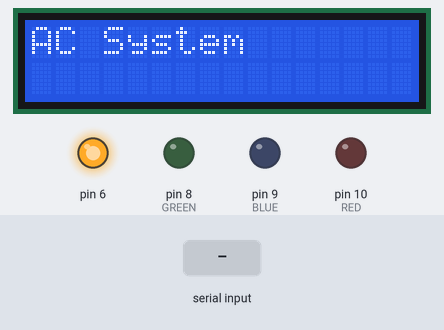
Bench run of a sketch on a simulated Arduino Uno, built with avr-gcc and run on an emulated ATmega328P. Shown: 16×2 character LCD, output pins drawn as LEDs (lit = HIGH). The test bench sets the inputs (shaded band).

Above: at 1.2 s.
1.3 s: "T" received over Serial
At 2.0 s:
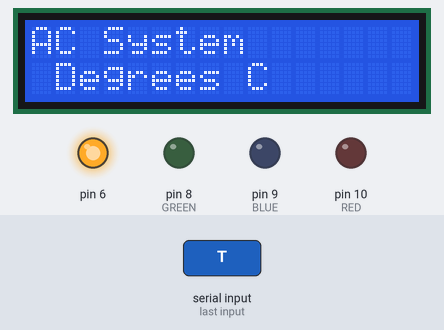
Timing chart, 0 to 4.3 s (numbered marks = the images above; inputs shaded):
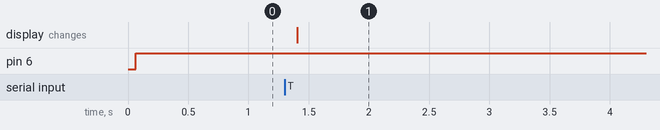

The sketch:

LCDTest.ino
```cpp
/*
  The circuit:
 * LCD RS pin to digital pin 12
 * LCD Enable pin to digital pin 11
 * LCD D4 pin to digital pin 5
 * LCD D5 pin to digital pin 4
 * LCD D6 pin to digital pin 3
 * LCD D7 pin to digital pin 2
 * LCD R/W pin to ground
 * LCD VSS pin to ground
 * LCD VCC pin to 5V
 * 10K resistor:
 * ends to +5V and ground
 * wiper to LCD VO pin (pin 3)
*/

// include the LCD library code:
#include <LiquidCrystal.h>
#include <string.h>

#define GREEN 8
#define BLUE 9
#define RED 10

// initialize the library with the numbers of the interface pins
LiquidCrystal lcd(12, 11, 5, 4, 3, 2);

char inData[20]; // Allocate some space for the string
char inChar; // Where to store the character read
byte index = 0; // Index into array; where to store the character

void setup() {
  // set up the LCD's number of columns and rows:
  lcd.begin(16, 2);
  // set up the serial connection.
  Serial.begin(9600);
  pinMode(6,OUTPUT);
  lcd.print("AC System");
}

void loop() {
  // set the cursor to column 0, line 1
  // (note: line 1 is the second row, since counting begins with 0):
  // print the number of seconds since reset:
  // whenever a new value is sent
  int redVal = 255;
  int blueVal = 255;
  int greenVal = 255;
  index=0;

  //inData = (char*)calloc(20,sizeof(char));

  digitalWrite(6, HIGH);

  analogWrite( GREEN, 255 - greenVal );
  analogWrite( RED, 255 - redVal );
  analogWrite( BLUE, 255 - blueVal );

  if (Serial.available()) {
    lcd.clear();
    lcd.setCursor(0,0);
    lcd.print("AC System");
    delay(100);
    lcd.setCursor(0, 1);
    while (Serial.available() > 0) {
      if(index < 19) // One less than the size of the array
      {
          inChar = Serial.read(); // Read a character
          inData[index] = inChar; // Store it
          index++; // Increment where to write next
          inData[index] = '\0'; // Null terminate the string
      }
    }

    if (inData[0] == 'T') {
      strcpy(inData, inData+1);
      lcd.print(inData);
      memset(inData, 0, strlen(inData));
    }
    lcd.print(" Degrees C");
  }
}
```

Measured:
- after the input at 1.3 s, the display: changes after 0.11 s (image 1)
